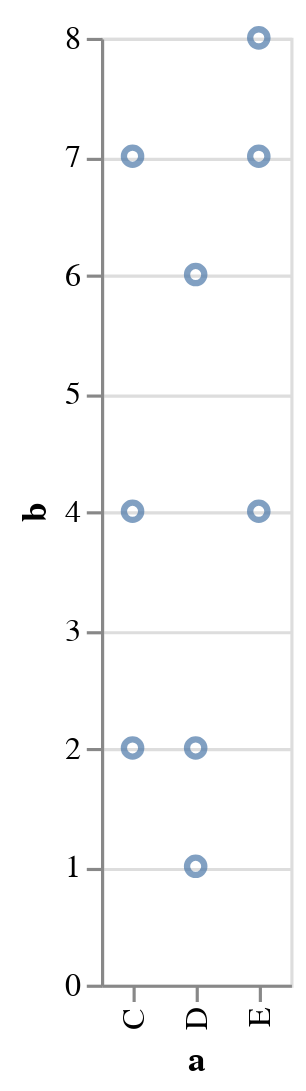

This figure's notebook cell:
### Code cell
# datasets are most commonly provided to altair as a pd Dataframe:
data = pd.DataFrame({'a': list('CCCDDDEEE'),
                     'b': [2, 7, 4, 1, 2, 6, 8, 4, 7]})

# fundamental object in altair is chart, then we specify how we want to visualize the data with marks and encodings:
alt.Chart(data).mark_point().encode(
    x='a',
    y='b'
)

### Figure 1 — Vega-Lite specification as saved in the notebook (floating-point values rounded to 4 significant figures)
{"config": {"view": {"continuousWidth": 400, "continuousHeight": 300}}, "data": {"name": "data-347f1284ea3247c0f55cb966abbdd2d8"}, "mark": "point", "encoding": {"x": {"type": "nominal", "field": "a"}, "y": {"type": "quantitative", "field": "b"}}, "$schema": "https://vega.github.io/schema/vega-lite/v4.8.1.json", "datasets": {"data-347f1284ea3247c0f55cb966abbdd2d8": [{"a": "C", "b": 2}, {"a": "C", "b": 7}, {"a": "C", "b": 4}, {"a": "D", "b": 1}, {"a": "D", "b": 2}, {"a": "D", "b": 6}, {"a": "E", "b": 8}, {"a": "E", "b": 4}, {"a": "E", "b": 7}]}}
